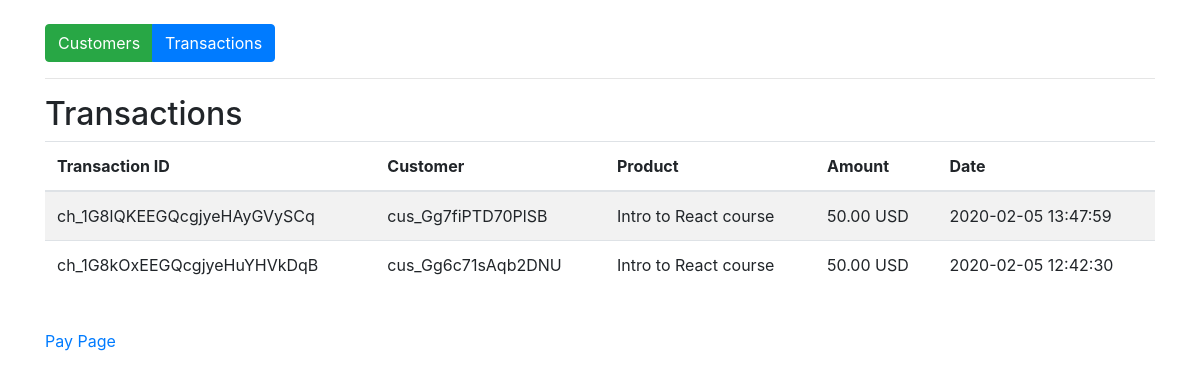
Screenshot of /transactions.php with the database file from the repository.
### tables this page shows
CREATE TABLE `transactions` (
  `id` varchar(255) NOT NULL,
  `customer_id` varchar(255) NOT NULL,
  `product` varchar(255) NOT NULL,
  `amount` varchar(255) NOT NULL,
  `currency` varchar(255) NOT NULL,
  `status` varchar(255) NOT NULL,
  `created_at` datetime NOT NULL DEFAULT current_timestamp()
);

### lib/pdo_db.php (called while the page is built, shortened)
<?php
class Database {
	private $host = DB_HOST;
	private $user = DB_USER;
	private $pass = DB_PASS;
	private $dbname = DB_NAME;
	private $dbh;
	private $stmt;
	public function __construct() {
		$dsn = 'mysql:host=' . $this->host . ';dbname=' . $this->dbname;
		$options = array (
			PDO::ATTR_PERSISTENT => true,
			PDO::ATTR_ERRMODE => PDO::ERRMODE_EXCEPTION
		);
		try {
			$this->dbh = new PDO ($dsn, $this->user, $this->pass, $options);
		}
		catch ( PDOException $e ) {
			$this->error = $e->getMessage();
		}
	}
	public function query($query) {
		$this->stmt = $this->dbh->prepare($query);
	}
	public function execute(){
		return $this->stmt->execute();
	}
	public function resultset(){
		$this->execute();
		return $this->stmt->fetchAll(PDO::FETCH_OBJ);
	}
}

### models/Transaction.php (called while the page is built, shortened)
<?php
    class Transaction{
        private $db;
        public function __construct(){
            $this->db = new Database;
        }
        public function getTransactions(){
            $this->db->query('SELECT * FROM transactions ORDER BY created_at DESC');
            $results = $this->db->resultset();
            return $results;
        }
    }

### transactions.php (the view, shortened to what this page needs)
<?php
    require_once('lib/pdo_db.php');
    require_once('models/Transaction.php');
    $transaction =  new Transaction();
    $transactions = $transaction->getTransactions();
?>
<!DOCTYPE html>
<html lang="en">
<head>
    <link rel="stylesheet" href="https://stackpath.bootstrapcdn.com/bootstrap/4.1.3/css/bootstrap.min.css"
>
</head>
<body>
    <div class="container mt-4">
    <div class="btn-group" role="group">
        <a href="customers.php" class="btn btn-success">Customers</a>
        <a href="transactions.php" class="btn btn-primary">Transactions</a>
    </div>
    <hr>
        <h2>Transactions</h2>
        <table class="table table-striped">
            <thead>
                <tr>
                    <th>Transaction ID</th>
                    <th>Customer</th>
                    <th>Product</th>
                    <th>Amount</th>
                    <th>Date</th>
                </tr>
            </thead>
            <tbody>
                <?php foreach($transactions as $trans):?>
                <tr>
                    <td><?=$trans->id;?></td>
                    <td><?=$trans->customer_id;?>
                    <td><?=$trans->product;?></td>
                    <td><?=sprintf('%.2f',$trans->amount/100);?> <?=strtoupper($trans->currency);?></td>
                    <td><?=$trans->created_at;?></td>
                </tr>
                <?php endforeach;?>
            </tbody>
        </table><br>
        <a href="index.php">Pay Page</a>
    </div>
</body>
</html>

### rows the page displays
transactions: id "ch_1G8lQKEEGQcgjyeHAyGVySCq", customer "cus_Gg7fiPTD70PlSB", product "Intro to React course", $trans->amount/100 "50.00", currency "USD", created_at "2020-02-05 13:47:59"
transactions: id "ch_1G8kOxEEGQcgjyeHuYHVkDqB", customer "cus_Gg6c71sAqb2DNU", product "Intro to React course", $trans->amount/100 "50.00", currency "USD", created_at "2020-02-05 12:42:30"
